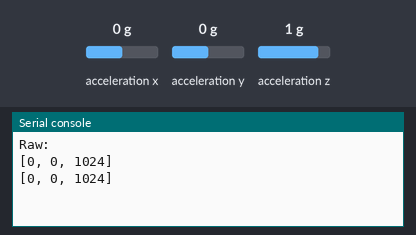
Simulated run of this program. Board: MicroPython board. Parts: the last lines printed to the serial console. Inputs (shaded band) come from the test bench; at power-on: acceleration x 0 g, acceleration y 0 g, acceleration z 1 g.

Above: at 5.0 s.
5.1 s: acceleration x set to -1.4 g
At 7.4 s:
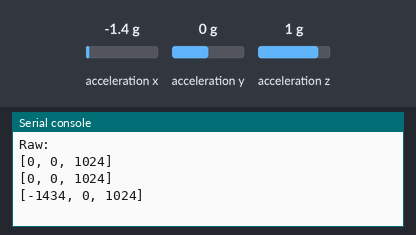
9.0 s: acceleration y set to -1.4 g
At 9.7 s:
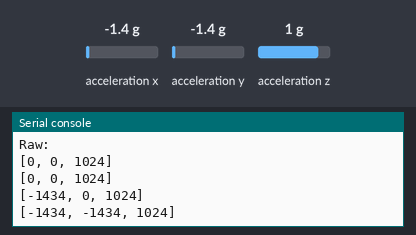
16.5 s: acceleration z set to -1.4 g
At 19.1 s:
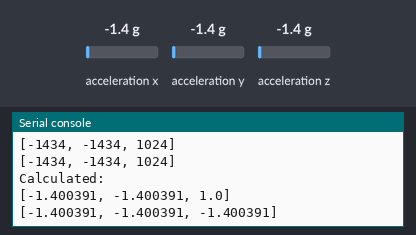
Timing chart, 0 to 20.6 s (numbered marks = the images above; inputs shaded):
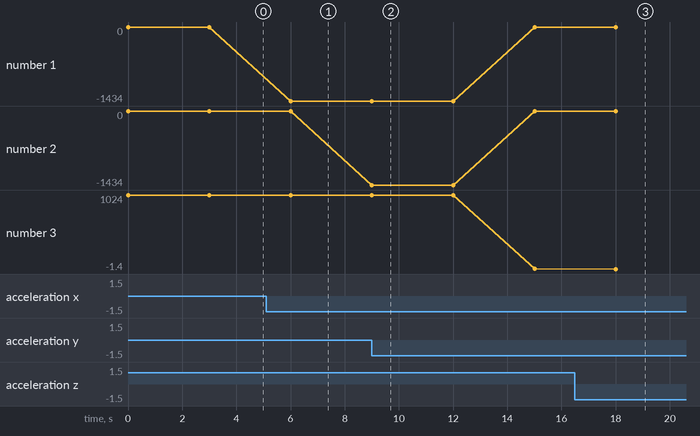

The program:

MMA8452.py
```python
'''
MicroPython class to interface with a MMA8452 sensor
(C) 2021, Daniel Quadros

Adaptation of the Sparkfun library for Arduino:
https://github.com/sparkfun/SparkFun_MMA8452Q_Arduino_Library

License: Beerware license (http://en.wikipedia.org/wiki/Beerware)
'''

import struct

class MMA8452():
    # Construtor
    def __init__(self, i2c=None, addr=0x1C):
        # check parameters
        if i2c is None:
            raise ValueError("I2C not specified")
        else:
            self.i2c = i2c
        self.addr = addr

        # registers
        self.STATUS_MMA8452Q = 0x00
        self.OUT_X_MSB = 0x01
        self.OUT_X_LSB = 0x02
        self.OUT_Y_MSB = 0x03
        self.OUT_Y_LSB = 0x04
        self.OUT_Z_MSB = 0x05
        self.OUT_Z_LSB = 0x06
        self.SYSMOD = 0x0B
        self.INT_SOURCE = 0x0C
        self.WHO_AM_I = 0x0D
        self.XYZ_DATA_CFG = 0x0E
        self.HP_FILTER_CUTOFF = 0x0F
        self.PL_STATUS = 0x10
        self.PL_CFG = 0x11
        self.PL_COUNT = 0x12
        self.PL_BF_ZCOMP = 0x13
        self.P_L_THS_REG = 0x14
        self.FF_MT_CFG = 0x15
        self.FF_MT_SRC = 0x16
        self.FF_MT_THS = 0x17
        self.FF_MT_COUNT = 0x18
        self.TRANSIENT_CFG = 0x1D
        self.TRANSIENT_SRC = 0x1E
        self.TRANSIENT_THS = 0x1F
        self.TRANSIENT_COUNT = 0x20
        self.PULSE_CFG = 0x21
        self.PULSE_SRC = 0x22
        self.PULSE_THSX = 0x23
        self.PULSE_THSY = 0x24
        self.PULSE_THSZ = 0x25
        self.PULSE_TMLT = 0x26
        self.PULSE_LTCY = 0x27
        self.PULSE_WIND = 0x28
        self.ASLP_COUNT = 0x29
        self.CTRL_REG1 = 0x2A
        self.CTRL_REG2 = 0x2B
        self.CTRL_REG3 = 0x2C
        self.CTRL_REG4 = 0x2D
        self.CTRL_REG5 = 0x2E
        self.OFF_X = 0x2F
        self.OFF_Y = 0x30
        self.OFF_Z = 0x31

        # scales
        self.SCALE_2G = 2
        self.SCALE_4G = 4
        self.SCALE_8G = 8

        # data rates
        self.ODR_800 = 0
        self.ODR_400 = 1
        self.ODR_200 = 2
        self.ODR_100 = 3
        self.ODR_50 = 4
        self.ODR_12 = 5
        self.ODR_6 = 6
        self.ODR_1 = 7

        # orientations
        self.PORTRAIT_U = 0
        self.PORTRAIT_D = 1
        self.LANDSCAPE_R = 2
        self.LANDSCAPE_L = 3
        self.LOCKOUT = 0x40

        # system mode
        self.SYSMOD_STANDBY = 0
        self.SYSMOD_WAKE = 1
        self.SYSMOD_SLEEP = 2

    # Initialize
    def begin(self):
        if self.readRegister(self.WHO_AM_I) != 42:
            return False
        self.scale = self.SCALE_2G
        self.odr = self.ODR_800
        self.setScale(self.scale)
        self.setDataRate(self.odr)
        self.setupPL() # Portrait / Landscape detection
        self.setupTap(0x80, 0x80, 0x80) # disable
        return True

    # Returns raw acceleration
    # format in registers hhhhhhhh llll0000
    # stuct.unpack(">h", x)  means x has a 16 bits number with most significant byte first
    def getRawAcel(self):
        acel = struct.unpack(">hhh", self.readRegisters (self.OUT_X_MSB, 6))
        return [a >> 4 for a in acel]

    # Returns scaled acceleration
    def getCalclulatedAcel(self):
        return [float(a)/float(1 << 11)*float(self.scale) for a in self.getRawAcel()]

    # Checks if new info available
    def available(self):
        return (self.readRegister(self.STATUS_MMA8452Q) & 0x08) != 0

    # Select a scale
    def setScale(self, fsr):
        if not fsr in (self.SCALE_2G, self.SCALE_4G, self.SCALE_8G):
            raise ValueError("Invalid scale value")

        # Must be in standby mode to change scale
        if self.isActive():
            self.standby()

        # Calculate new register value and update
        cfg = self.readRegister(self.XYZ_DATA_CFG)
        cfg = (cfg & 0xFC) | (fsr >> 2)
        self.writeRegister(self.XYZ_DATA_CFG, cfg)

        # Back to active mode
        self.active()

    # Select data rate (ODR)
    def setDataRate(self, odr):
        if not odr in (self.ODR_800, self.ODR_400, self.ODR_200, self.ODR_100,
                       self.ODR_50, self.ODR_12, self.ODR_6, self.ODR_1):
            raise ValueError("Invalid value for data rate")

        # Must be in standby mode to change
        if self.isActive():
            self.standby()

        # Calculate new register value and update
        ctrl = self.readRegister(self.CTRL_REG1)
        ctrl = (ctrl & 0xC7) | (odr << 3)
        self.writeRegister(self.CTRL_REG1, ctrl)

        # Back to active mode
        self.active()

    # Configure tap detection
    def setupTap(self, xThs, yThs, zThs):
        # Must be in standby mode to change
        if self.isActive():
            self.standby()

        # Calculate programming
        temp = 0x40
        if (xThs & 0x80) == 0:
            temp |= 0x03
            self.writeRegister(self.PULSE_THSX, xThs)
        if (yThs & 0x80) == 0:
            temp |= 0x0C
            self.writeRegister(self.PULSE_THSY, yThs)
        if (zThs & 0x80) == 0:
            temp |= 0x30
            self.writeRegister(self.PULSE_THSZ, zThs)

        # Do the programming
        self.writeRegister(self.PULSE_CFG, temp)
        self.writeRegister(self.PULSE_TMLT, 0x30)
        self.writeRegister(self.PULSE_LTCY, 0xA0)
        self.writeRegister(self.PULSE_WIND, 0xFF)

        # Back to active mode
        self.active()

    # Read tap status
    def readTap(self):
        tapStat = self.readRegister(self.PULSE_SRC)
        if (tapStat & 0x80) != 0:
            return tapStat & 0x7F
        else:
            return 0

    # Configure Portrait/Landscape detection
    def setupPL(self):
        # Must be in standby mode to change
        if self.isActive():
            self.standby()

        # Do the programming
        self.writeRegister(self.PL_CFG, self.readRegister(self.PL_CFG) | 0x40)
        self.writeRegister(self.PL_COUNT, 0x50)

        # Back to active mode
        self.active()

    # Read Portrait/Landscape status
    def readPL(self):
        plStat = self.readRegister(self.PL_STATUS)
        if (plStat & 0x40) != 0:
            return self.LOCKOUT
        else:
            return (plStat & 0x06) >> 1

    # Orientation tests
    def isRight(self):
        return self.redPL() == self.LANDSCAPE_R

    def isLeft(self):
        return self.redPL() == self.LANDSCAPE_L

    def isUp(self):
        return self.redPL() == self.LANDSCAPE_U

    def isDown(self):
        return self.redPL() == self.LANDSCAPE_D

    def isFlat(self):
        return self.redPL() == self.LOCKOUT

    # Put in standby mode
    def standby(self):
        c = self.readRegister(self.CTRL_REG1)
        self.writeRegister(self.CTRL_REG1, c & 0xFE)

    # Put in active mode
    def active(self):
        c = self.readRegister(self.CTRL_REG1)
        self.writeRegister(self.CTRL_REG1, c | 0x01)

    # Check if active
    def isActive(self):
        state = self.readRegister(self.SYSMOD) & 0x03
        return state != self.SYSMOD_STANDBY

    # Read a register
    def readRegister(self, reg):
        return self.i2c.readfrom_mem(self.addr, reg, 1)[0]

    # Read multiple registers
    def readRegisters(self, reg, nregs):
        result = bytearray(nregs)
        self.i2c.readfrom_mem_into(self.addr, reg, result)
        return result

    # Write a register
    def writeRegister(self, reg, value):
        self.i2c.writeto_mem(self.addr, reg, bytes([value]))

if __name__ == "__main__":
    '''
        Quick test.
        Assumes the sensor has the default address and is connected to default i2c0 pins
    '''
    from machine import I2C
    from time import sleep

    i2c = I2C(0)
    sensor = MMA8452(i2c)
    if not sensor.begin():
        print ("Sensor not found")
    else:
        sensor.active()
        print ("Raw:")
        for i in range(0, 5):
            while not sensor.available:
                pass
            print (sensor.getRawAcel())
            sleep(3)
        print ("Calculated:")
        for i in range(0, 5):
            while not sensor.available:
                pass
            print (sensor.getCalclulatedAcel())
            sleep(3)
        print ("Orientation:")
        sensor.setupPL()
        oldpos = -1
        while True:
            sleep (0.3)
            newpos = sensor.readPL()
            if newpos == oldpos:
                continue
            oldpos = newpos
            if newpos == sensor.LOCKOUT:
                print ("Laying down")
            elif newpos == sensor.LANDSCAPE_R:
                print ("Landscape turned to right")
            elif newpos == sensor.LANDSCAPE_L:
                print ("Landscape turned to left")
            elif newpos == sensor.PORTRAIT_U:
                print ("Portrait turned up")
            elif newpos == sensor.PORTRAIT_D:
                print ("Portrait turned down")
            else:
                print ("Invalid direction: "+str(newpos))
```

Measured:
- after the input at 5.1 s, the serial console: prints a new line after 0.91 s (image 1)
- after the input at 9.0 s, the serial console: prints a new line at once (image 2)
- after the input at 16.5 s, the serial console: prints a new line after 1.5 s (image 3)
- plotted number 1: 0 → -1434 after the input at 5.1 s
